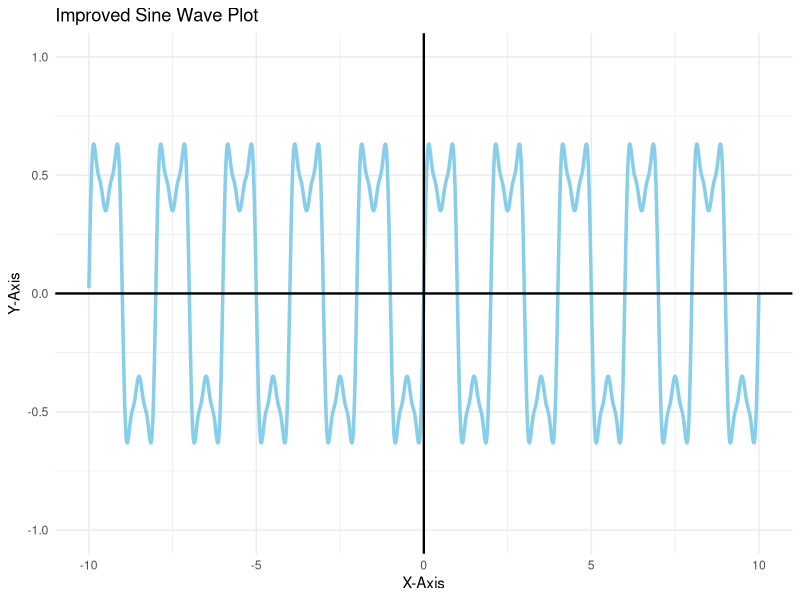
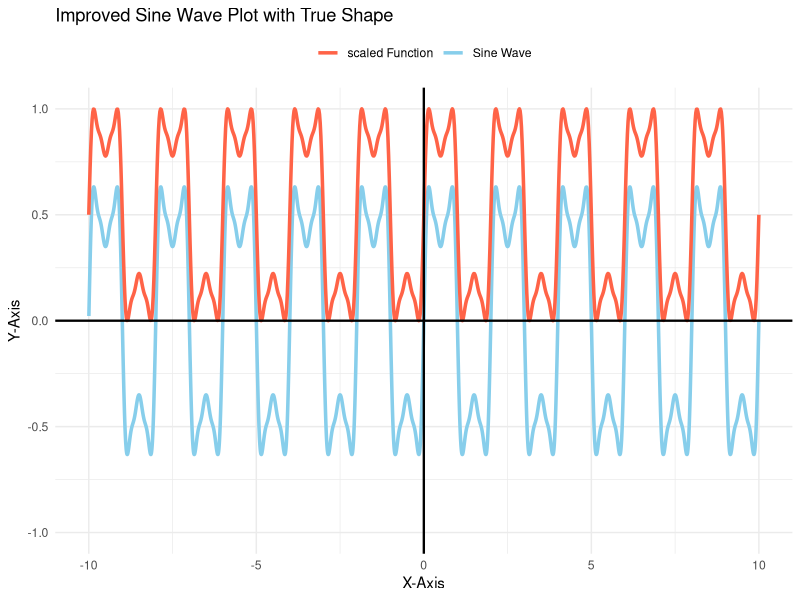

The R script that drew these images, in order:
library(tidyverse)
scale <- function(X) {
  min_val <- min(X)
  max_val <- max(X)
  scaled_X <- (X - min_val) / (max_val - min_val)
  return(scaled_X)
}

unscale <- function(y, min_val, max_val) {
  unscaled_X <- (y * (max_val - min_val)) + min_val
  return(unscaled_X)
}

# Set seed for reproducibility
set.seed(123)

# Generate 5000 random X values between -200 and 200 with 3 decimal places
X <- round(runif(100000, min = -100, max = 100), 3)

# Calculate Y values based on the given function
# y = 0.6*sin(πx) + 0.3*sin(3πx) + 0.1*sin(5πx) + 0.05*sin(7πx)
calculate_y <- function(x) {
  0.6 * sin(pi * x) + 
    0.3 * sin(3 * pi * x) + 
    0.1 * sin(5 * pi * x) + 
    0.05 * sin(7 * pi * x)
}

# Apply the function to all X values
Y <- sapply(X, calculate_y)

# Create the dataset
dataset <- data.frame(X = X, Y = Y)

# Display the first few rows
head(dataset)

# Summary statistics
summary(dataset)

# Generate the true Y values for the exact function over a specific X range
X_true <- seq(-10, 10, length.out = 1000)  # Using a smaller range for the true function
Y_true <- calculate_y(X_true)
Y_true <- scale(Y_true)


# Plot only the dataset 
ggplot(dataset, aes(x = X, y = Y)) +
  geom_line(color = "skyblue", size = 1.2) +  # Thicker blue line
  geom_hline(yintercept = 0, color = "black", linetype = "solid", size = 0.8) +  # X-axis
  geom_vline(xintercept = 0, color = "black", linetype = "solid", size = 0.8) +  # Y-axis
  xlim(-10, 10) +
  ylim(-1, 1) +
  labs(title = "Improved Sine Wave Plot", x = "X-Axis", y = "Y-Axis") + 
  theme_minimal()  # Clean theme

# Plot the dataset and the complete function together
ggplot() +
  geom_line(data = dataset, aes(x = X, y = Y, color = "Sine Wave"), size = 1.2) +  # Thicker blue line
  geom_line(aes(x = X_true, y = Y_true, color = "scaled Function"), size = 1.2, linetype = "solid") +  # True shape in red
  geom_hline(yintercept = 0, color = "black", linetype = "solid", size = 0.8) +  # X-axis
  geom_vline(xintercept = 0, color = "black", linetype = "solid", size = 0.8) +  # Y-axis
  xlim(-10, 10) +
  ylim(-1, 1) +
  labs(title = "Improved Sine Wave Plot with True Shape", x = "X-Axis", y = "Y-Axis") + 
  scale_color_manual(values = c("Sine Wave" = "skyblue", "scaled Function" = "tomato")) +  # Custom colors for legends
  theme_minimal() +  # Clean theme
  theme(legend.title = element_blank(), legend.position = "top")  # Position the legend at the top

# Save the dataset to a CSV file 
write.csv(dataset, "sine_wave_dataset.csv", row.names = FALSE)

dataset$Y <- scale(dataset$Y)
dataset <- dataset %>% 
  filter(X >= -2 & X <= 2)
write.csv(dataset, "sine_wave_dataset_preprocess.csv", row.names = FALSE)



scale <- function(X){
  result <- (X - min(.)/(max(.) - min(.)))
  return(result)
}
unscale <- function(y, min, max){
  result <- ((max - min) *y) + min
  return(result)
}
